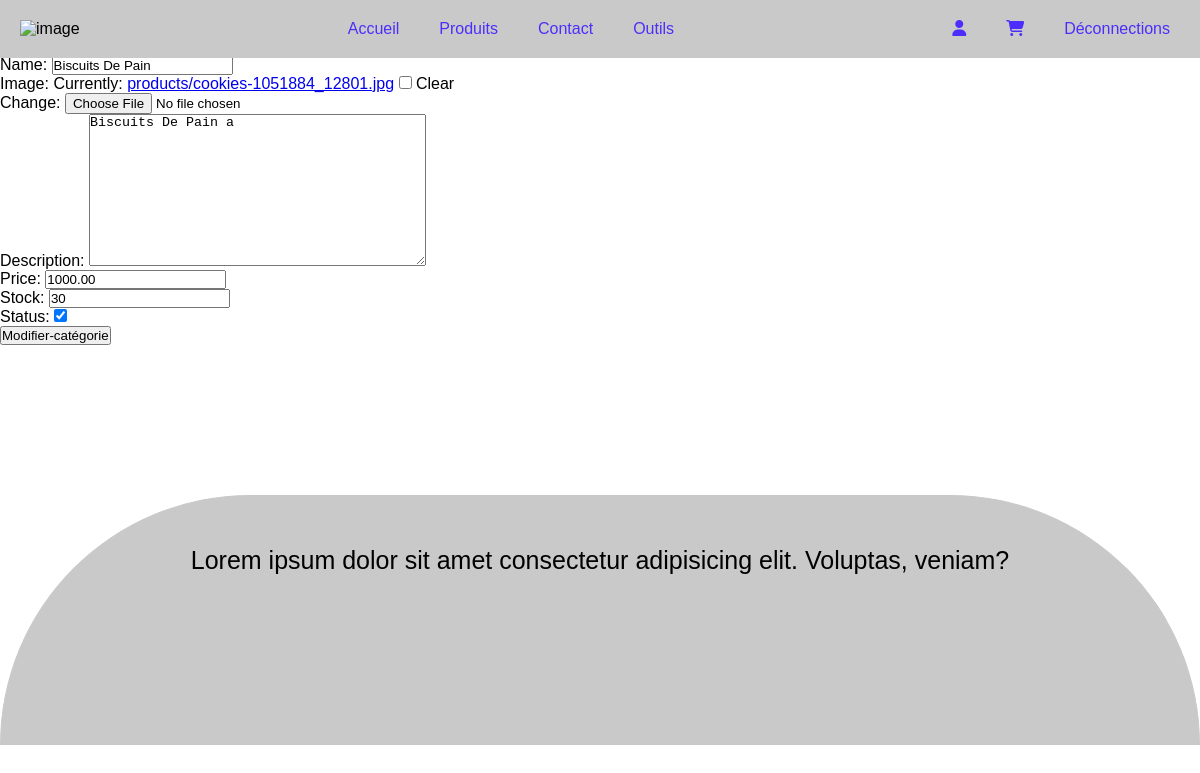
The app's page /biscuits-de-pain/update/ (signed in) with its own data.
### siteweb/models.py (models this page shows, shortened)
class Category(models.Model):
    name = models.CharField(max_length=100)
    description = models.TextField(max_length=300)
    def __str__(self):
        return self.name

class Products(models.Model):
    author = models.ForeignKey(get_user_model(), on_delete=models.CASCADE)
    category = models.ForeignKey(Category, on_delete=models.SET_NULL, null=True, blank=True)
    name = models.CharField(max_length=100)
    description = models.TextField(max_length=300)
    price = models.DecimalField(max_digits=10, decimal_places=2)
    stock = models.PositiveIntegerField()
    slug = models.CharField(max_length=100, unique=True, blank=True)
    status = models.BooleanField(default=True)
    date_on = models.DateTimeField(auto_now_add=True)
    image = models.ImageField(upload_to='products', blank=True, null=True)

### siteweb/views.py (the view, shortened to what this page needs)
# urls.py: path('<str:slug>/update/', UpdateProductsView.as_view(), name='update-product'),
class UpdateProductsView(LoginRequiredMixin, PermissionRequiredMixin, UpdateView):
    model = Products
    template_name = 'siteweb/updateProducts.html'
    fields = ['category', 'name', 'image', 'description', 'price', 'stock', 'status']
    permission_required = ['siteweb.change_product']

### siteweb/templates/siteweb/updateProducts.html (shortened to what this page needs)
{% extends 'index1.html' %}
{% block container %}
<h1>Modification du Produit</h1>
<form method="POST" enctype="multipart/form-data">
    {{form.as_p}}
    <button type="submit">Modifier-catégorie</button>
</form>
{% endblock %}

### siteweb/templates/index1.html (shortened to what this page needs)
<!DOCTYPE html>
<html lang="fr">
<head>
    {% load static %}
    <link rel="stylesheet" href="{% static 'css/styles1.css' %}">
    <link rel="stylesheet" href="https://cdnjs.cloudflare.com/ajax/libs/font-awesome/6.6.0/css/all.min.css"
 />
</head>
<body>
    <header>
        <nav>
            <picture>
                <img src="" alt="image">
            </picture>
            <ul class="menu">
                <li><a href="{% url 'list-product' %}">Accueil</a></li>
                <li class="dropdown">
                    <a href="#">Produits</a>
                </li>
                <li><a href="{% url 'contact' %}">Contact</a></li>
                {% for group in request.user.groups.all %}
                {% if group.name == 'Fournisseur' %}
                <li><a href="{% url 'tableau-de-bord' %}">Outils</a></li>
                {% endif %}
                {% endfor %}
            </ul>
            <ul class="menu">
                {% if user.is_authenticated %}
                <li><a href="/profile"><i class="fa-solid fa-user"></i></a></li>
                <li><a href="{% url 'order-list-product' %}"><i class="fa-solid fa-cart-shopping"></i></a></li>
                <li><a href="/accounts/logout/">Déconnections</a></li>
                {% else %}
                <li><a href="/accounts/login/">se connecter</a></li>
                <li><a href="/accounts/signup/">creé compte</a></li>
                {% endif %}
            </ul>
        </nav>
    </header>
    <div class="container-base">
    {% block container %}{% endblock %}
    </div>
    <div class="footer-container">
        <p class="footer-title">Lorem ipsum dolor sit amet consectetur adipisicing elit. Voluptas, veniam?</p>
    </div>
</body>
</html>

### siteweb/static/css/styles1.css (style rules this page uses)
* { margin: 0; padding: 0; box-sizing: border-box; }
body { font-family: Arial, sans-serif; }
nav { background-color: #c9c9c9; padding: 10px; display: flex; width: 100%; align-items: center; justify-content: space-between; padding-right: 20px; padding-left: 20px; position: fixed; top: 0; z-index: 3; }
.menu { list-style-type: none; display: flex; gap: 20px; }
.menu li { position: relative; }
.menu a { color: rgb(76, 46, 252); text-decoration: none; padding: 10px; display: block; }
.footer-container { display: flex; align-items: flex-start; justify-content: center; margin-top: 150px; width: 100%; height: 250px; border-top-left-radius: 300px; border-top-right-radius: 300px; border: 1px solid #c9c9c9; background-color: #c9c9c9; }
.footer-title { width: 100%; height: auto; display: flex; font-size: 25px; margin: 50px; justify-content: center; }

### records on screen
Category: name "Biscuits De Pain"
Products: description "Biscuits De Pain a", price "1000.00", stock "30", status "☑"
